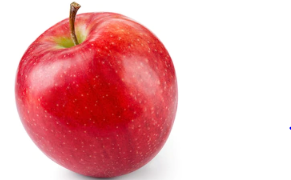
#> input picture images/apple.PNG, 291 x 180 px, found by its file name
$ jupyter execute 'Low Pass Filters for Noise Elimination.ipynb'
#> lines starting #> are read from the running program, lines starting #| are printed output that depends on the picture; after the words box and inside, x2 and y2 are one past the last pixel; in counts of white or black regions, pixels touching at a corner belong together
[cell 1]
import cv2
import numpy as np
import matplotlib.pyplot as plt

[cell 2]
#Loading the image
image = cv2.imread(r'C:\Users\Mr. Ghori\Image-Processing-using-OpenCV2\images\apple.png')
#> image is the input picture: shape (180, 291, 3); mean B, G, R 179.4, 176.7, 235.4

[cell 3]
#Converting BGR Image into HSV
hsv_image = cv2.cvtColor(image, cv2.COLOR_BGR2HSV) #Converts BGR image into HSV image
#> hsv_image: shape (180, 291, 3); mean H, S, V 57.5, 74.6, 235.5

[cell 4]
#Declare the ranges for the specific color to detect on the screen
lower_red = np.array([0,45,0]) #Minimum red range
upper_red = np.array([200,255,255]) #Maximum red range

[cell 5]
#Creating mask for the detection of the object
mask = cv2.inRange(hsv_image, lower_red, upper_red)
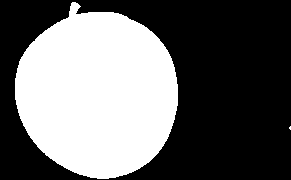
#> mask: shape (180, 291); 41% white; 2 white regions (1 under 20 px), largest, box (x1, y1, x2, y2) and area: (15, 2, 178, 179) 21472

#cv.inRange(image_obj, initial range, final range) #Creates a boolean array containing 1 if pixel of image_obj in given range otherwise 0

[cell 6]
outfile = cv2.bitwise_and(image, image, mask=mask)
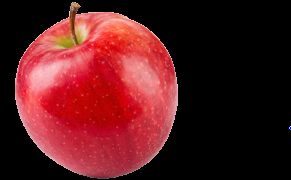
#> outfile: shape (180, 291, 3); mean B, G, R 30.1, 27.4, 85.9
#Displays those frame pixels that are in the mask as well

[cell 7]
#Suppose we want to remove the noise from a picture. Unlike this case in which the picture is perfectly clear in most cases other elements also show up.
#These methods to remove noise from the obtained image is known as "Low Pass Filteration" and is performed by Low Pass Filters (LPFs)
#Some filters for image filteration(noise elimination) are stated below:

#1. Convolution Filter
#2. Mean Filter
#3. Gaussian Filter
#4. Median Filter

[cell 8]
#2D Convolution Filter
#Convolution filter allows to convolve a kernel into an image. The kernel is specified with a particular size of pixels and is passed with all 1s in it.
#Suppose we want to create a convolution filter of 16 pixels, then we would consider kernel matrix as 3x3 and take their average by dividing each value by 9.

kernel = np.ones((3,3), dtype = np.float32)/9

#The 2D-filter is used to filter the given detection image by convoluting the kernel in it
conv_filter_img = cv2.filter2D(outfile, -1, kernel)
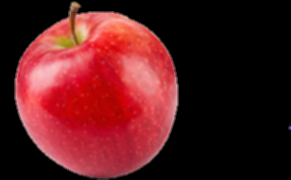
#> conv_filter_img: shape (180, 291, 3); mean B, G, R 30.1, 27.4, 85.9
#cv2.filter2d(image_obj, depth_value, kernel_obj)

[cell 9]
#Displaying the images function
def display_images(imgs, titles, num):
    '''
        Takes as arguments:
            imgs: Array of images to be displayed
            titles: Array of title names of images to be displayed
            num: Number of images/titles in the array

        The function displays the images with their titles passed as arguments
    '''
    for i in range(num):
        plt.subplot(1,num,i+1)
        plt.imshow(cv2.cvtColor(imgs[i], cv2.COLOR_BGR2RGB)) #Since the obtained image is in BGR mode
        plt.title(titles[i])
        plt.xticks([])
        plt.yticks([])

    plt.show()

[cell 10]
#Displaying the images
images = [image, outfile, conv_filter_img]
titles = ['Image', 'Detection Image', 'Filtered Image']
display_images(images, titles, 3)
#> in display_images, `plt.show()`:
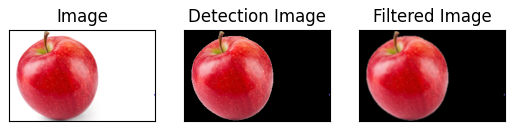
#> figure drawn by matplotlib, 3 panels

[cell 11]
#Mean Filter
#Mean filter allows to take the average of the pixels in the kernel size given to it and replaces the central element with this average

mean_filter_img = cv2.blur(outfile, (3,3)) #Alternative function is cv2.boxFilter()
#cv2.meanBlur(image_obj, kernel_size)

[cell 12]
#Displaying the images
images = [image, outfile, mean_filter_img]
titles = ['Image', 'Detection Image', 'Filtered Image']
display_images(images, titles, 3)

[cell 13]
#Gaussian Filter
#Gaussian filter allows to remove gaussian noise from a certain image.It uses a Gaussian kernel instead of a box filter

gauss_filter_img = cv2.GaussianBlur(outfile, (3,3), 0)
#cv2.GaussianBlur(image_obj, gaussian_kernel_size, gaussian_deviation_along_X)

#We want to calculate the blur image using the kernel size thus we will take deviation value as 0

[cell 14]
#Displaying the images
images = [image, outfile, gauss_filter_img]
titles = ['Image', 'Detection Image', 'Filtered Image']
display_images(images, titles, 3)

[cell 15]
#Median Filter
#Median filter allows to remove salt and pepper noise from the detected image by using the median of all pixels under the kernel window

#First lets add some salt and pepper noise to our object

def add_salt_and_pepper(gb, prob):

    rnd = np.random.rand(gb.shape[0], gb.shape[1]) #Creating random noise values between 0 and 1
    noisy = gb.copy() #Copy the layout of the provided array
    noisy[rnd < prob] = 0 #All values less than threshold of noise converted to 0
    noisy[rnd > 1 - prob] = 1 #All values greater than threshold or equal to are converted to 1
    return noisy #The returned array contains the noise of the images

[cell 16]
#To add the noise, we need a 1 channel object thus, we should convert it into grayscale value
gray_img = cv2.cvtColor(outfile, cv2.COLOR_BGR2GRAY)
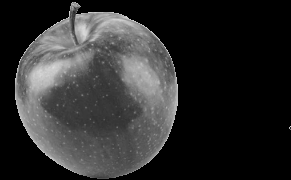
#> gray_img: shape (180, 291); min 0, max 222, mean 45.2
noise_img = add_salt_and_pepper(gray_img, 0.1) #Obtained the noise image
#> in add_salt_and_pepper, `noisy[rnd > 1 - prob] = 1`:
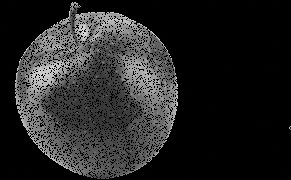
#> noisy: shape (180, 291); min 0, max 222, mean 36.2

[cell 17]
#Now applying the median filter on the noise image
median_filter_img = cv2.medianBlur(noise_img, 3)
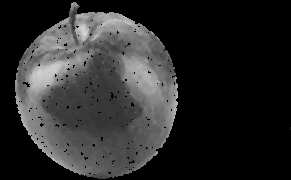
#> median_filter_img: shape (180, 291); min 0, max 214, mean 42.5
#cv2.medianBlur(image_obj, kernel_size)

[cell 18]
#Now displaying images
images = [outfile, noise_img, median_filter_img]
titles = ['Detection','Noise', 'Filtered']
display_images(images, titles, 3)
#> call 4 of display_images, with num = 3
#> in display_images (call 4), `plt.show()`:
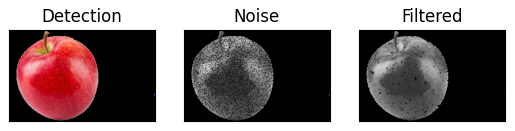
#> figure drawn by matplotlib, 3 panels

$ run again, with images/image1.JPG saved as images/apple.PNG
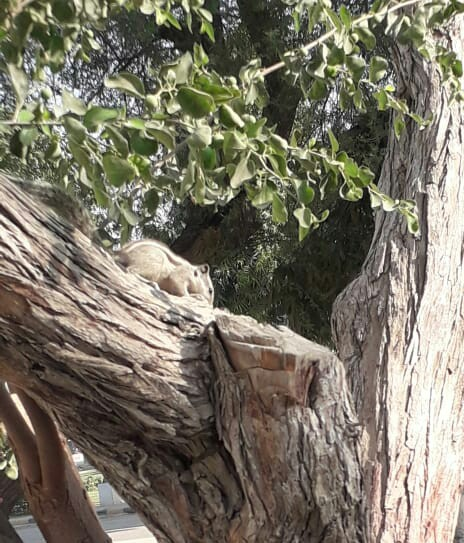
#> input picture images/image1.JPG, 464 x 543 px, found by its file name
#> image is the input picture: shape (543, 464, 3); mean B, G, R 101.4, 116.2, 121.4
#> hsv_image: shape (543, 464, 3); mean H, S, V 24.7, 54.8, 123.1
#> `mask = cv2.inRange(hsv_image, lower_red, upper_red)`:
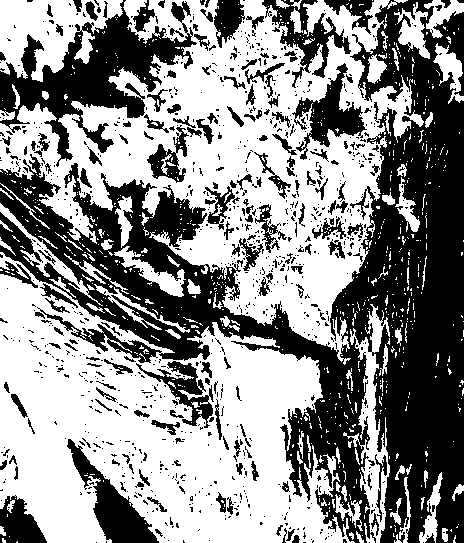
#> mask: shape (543, 464); 55.3% white; 982 black regions (814 under 20 px), largest, box (x1, y1, x2, y2) and area: (0, 0, 464, 543) 73924, (0, 0, 197, 167) 11164, (67, 439, 159, 543) 2968
#> in display_images (call 4), `plt.show()`:
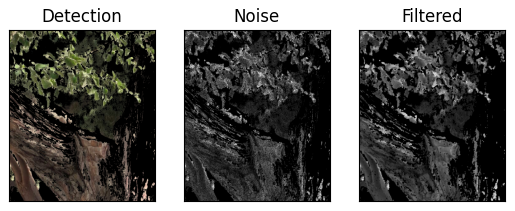
#> figure drawn by matplotlib, 3 panels
